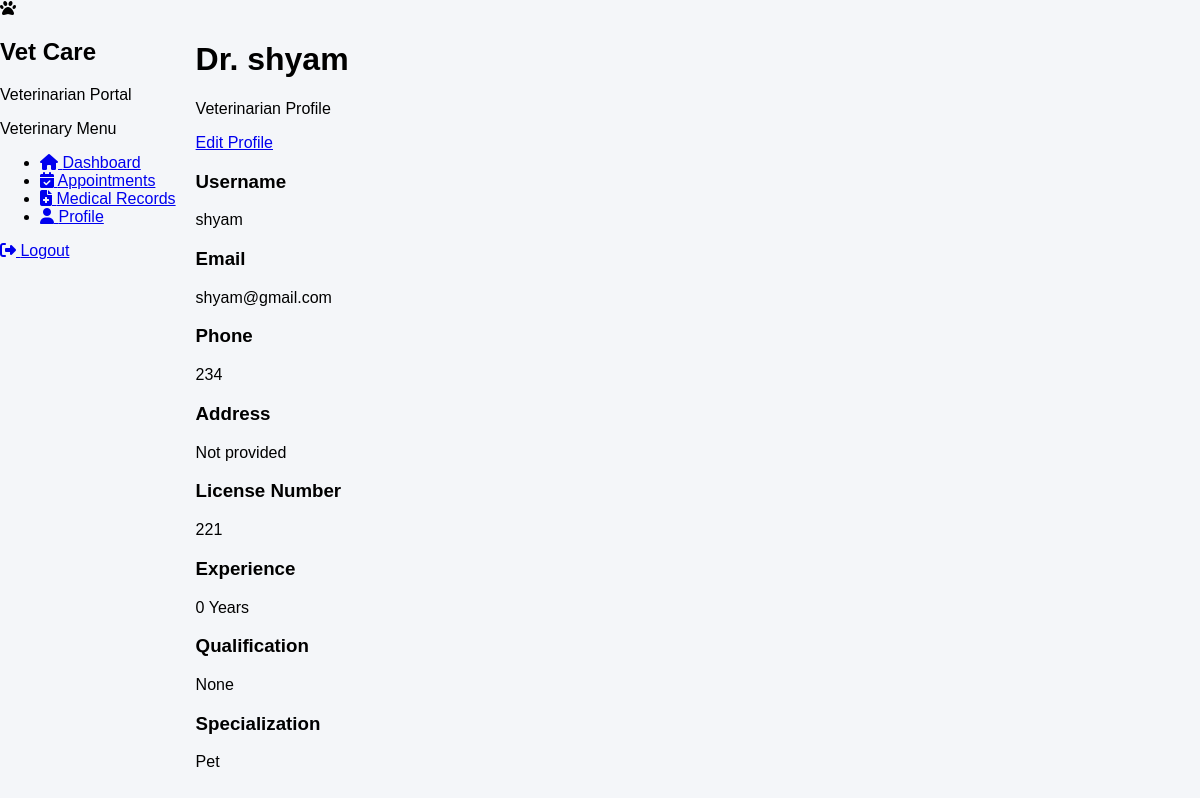
/vet/profile/ (signed in), run on an earlier commit of the app's database.
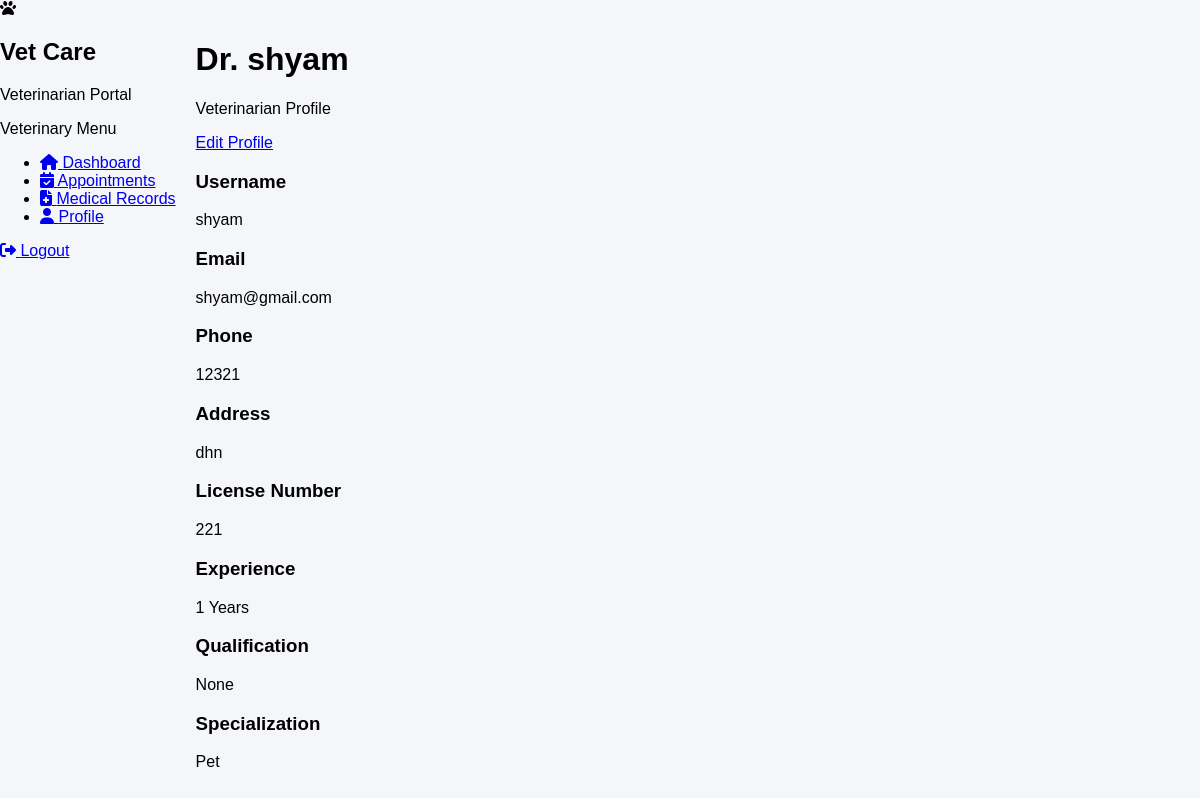
And on a later commit of the database.
### account/models.py (models this page shows, shortened)
class User(AbstractUser):
    ADMIN = "ADMIN"
    VETERINARIAN = "VETERINARIAN"
    PET_OWNER = "PET_OWNER"
    ROLE_CHOICES = [
        (ADMIN, "Admin"),
        (VETERINARIAN, "Veterinarian"),
        (PET_OWNER, "Pet Owner"),
    ]
    role = models.CharField(
        max_length=20,
        choices=ROLE_CHOICES,
        default=PET_OWNER
    )
    phone = models.CharField(
        max_length=15,
        blank=True,
        null=True
    )
    address = models.TextField(
        blank=True,
        null=True
    )
    created_at = models.DateTimeField(
        auto_now_add=True
    )
    updated_at = models.DateTimeField(
        auto_now=True
    )

class VeterinarianProfile(models.Model):
    user = models.OneToOneField(
        User,
        on_delete=models.CASCADE,
        related_name="veterinarian_profile",
        limit_choices_to={"role": User.VETERINARIAN}
    )
    license_number = models.CharField(
        max_length=100,
        unique=True
    )
    specialization = models.CharField(
        max_length=150,
        blank=True,
        null=True
    )
    qualification = models.CharField(
        max_length=200,
        blank=True,
        null=True
    )
    experience_years = models.PositiveIntegerField(
        default=0
    )
    joined_date = models.DateField(
        blank=True,
        null=True
    )

### account/views.py (the view)
@login_required
def vet_profile(request):
    if request.user.role != User.VETERINARIAN:
        return redirect("dashboard")
    profile = request.user.veterinarian_profile
    return render(
        request,
        "account/vet_profile.html",
        {
            "profile": profile,
        }
    )

### account/templates/account/vet_profile.html
{% extends "base.html" %}
{% block content %}
<div class="max-w-5xl mx-auto p-6">
    <div class="bg-white rounded-xl shadow-lg border border-slate-200 overflow-hidden">
        <div class="bg-emerald-600 p-8 text-white">
            <div class="flex justify-between items-center">
                <div>
                    <h1 class="text-3xl font-bold">
                        Dr. {{ request.user.get_full_name|default:request.user.username }}
                    </h1>
                    <p class="mt-2 opacity-90">
                        Veterinarian Profile
                    </p>
                </div>
                <a href="{% url 'edit-veterinarian-profile' %}"
                   class="bg-white text-emerald-600 px-5 py-2 rounded-lg font-semibold hover:bg-slate-100">
                    Edit Profile
                </a>
            </div>
        </div>
        <div class="p-8">
            <div class="grid grid-cols-1 md:grid-cols-2 gap-6">
                <div class="border rounded-lg p-4">
                    <h3 class="font-semibold text-slate-700 mb-2">
                        Username
                    </h3>
                    <p>{{ request.user.username }}</p>
                </div>
                <div class="border rounded-lg p-4">
                    <h3 class="font-semibold text-slate-700 mb-2">
                        Email
                    </h3>
                    <p>{{ request.user.email }}</p>
                </div>
                <div class="border rounded-lg p-4">
                    <h3 class="font-semibold text-slate-700 mb-2">
                        Phone
                    </h3>
                    <p>{{ request.user.phone|default:"Not provided" }}</p>
                </div>
                <div class="border rounded-lg p-4">
                    <h3 class="font-semibold text-slate-700 mb-2">
                        Address
                    </h3>
                    <p>{{ request.user.address|default:"Not provided" }}</p>
                </div>
                <div class="border rounded-lg p-4">
                    <h3 class="font-semibold text-slate-700 mb-2">
                        License Number
                    </h3>
                    <p>{{ profile.license_number }}</p>
                </div>
                <div class="border rounded-lg p-4">
                    <h3 class="font-semibold text-slate-700 mb-2">
                        Experience
                    </h3>
                    <p>{{ profile.experience_years }} Years</p>
                </div>
                <div class="border rounded-lg p-4">
                    <h3 class="font-semibold text-slate-700 mb-2">
                        Qualification
                    </h3>
                    <p>{{ profile.qualification }}</p>
                </div>
                <div class="border rounded-lg p-4">
                    <h3 class="font-semibold text-slate-700 mb-2">
                        Specialization
                    </h3>
                    <p>{{ profile.specialization }}</p>
                </div>
            </div>
        </div>
    </div>
</div>
{% endblock %}

What changed in the data, as far as the page shows it:
changed User "shyam": user.phone "234" → "12321"; user.address "Not provided" → "dhn"
changed VeterinarianProfile "None": experience_years "0" → "1"
